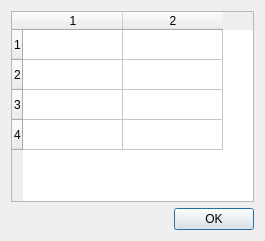
<?xml version="1.0" encoding="UTF-8"?>
<ui version="4.0">
 <class>ShapeInfoDialog</class>
 <widget class="QDialog" name="ShapeInfoDialog">
  <property name="geometry">
   <rect>
    <x>0</x>
    <y>0</y>
    <width>265</width>
    <height>241</height>
   </rect>
  </property>
  <property name="windowTitle">
   <string>Shape Info Dialog</string>
  </property>
  <layout class="QVBoxLayout" name="verticalLayout">
   <item>
    <widget class="QTableWidget" name="tableWidgetInfo">
     <property name="rowCount">
      <number>4</number>
     </property>
     <property name="columnCount">
      <number>2</number>
     </property>
     <attribute name="horizontalHeaderCascadingSectionResizes">
      <bool>false</bool>
     </attribute>
     <row/>
     <row/>
     <row/>
     <row/>
     <column/>
     <column/>
    </widget>
   </item>
   <item>
    <widget class="QDialogButtonBox" name="buttonBox">
     <property name="orientation">
      <enum>Qt::Horizontal</enum>
     </property>
     <property name="standardButtons">
      <set>QDialogButtonBox::Ok</set>
     </property>
    </widget>
   </item>
  </layout>
 </widget>
 <resources/>
 <connections>
  <connection>
   <sender>buttonBox</sender>
   <signal>accepted()</signal>
   <receiver>ShapeInfoDialog</receiver>
   <slot>accept()</slot>
   <hints>
    <hint type="sourcelabel">
     <x>248</x>
     <y>254</y>
    </hint>
    <hint type="destinationlabel">
     <x>157</x>
     <y>274</y>
    </hint>
   </hints>
  </connection>
  <connection>
   <sender>buttonBox</sender>
   <signal>rejected()</signal>
   <receiver>ShapeInfoDialog</receiver>
   <slot>reject()</slot>
   <hints>
    <hint type="sourcelabel">
     <x>316</x>
     <y>260</y>
    </hint>
    <hint type="destinationlabel">
     <x>286</x>
     <y>274</y>
    </hint>
   </hints>
  </connection>
 </connections>
</ui>
